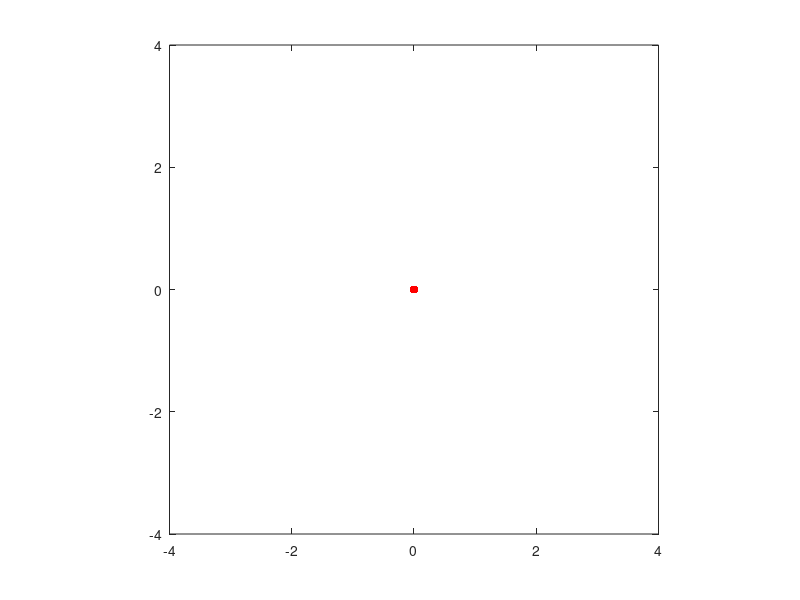

MATLAB code for this plot: (Note: this script raises an error after producing the figure.)
% Define your matrix here.
A = [ -1 1;-2 -1 ];

clf

% This tries to make sensible choices for the initial conditions, based on
% the stability
lam = eig(A);
tmax = 10;
numtheta = 20;
alpha = max(real(lam));
plot(0,0,'r.','markersize',18)

if abs(alpha) < 1e-12
    R = 0.75:.5:3.25;
    theta = 0.123 + zeros(size(R));
elseif alpha > 0
    theta = 0.123 + 2*pi*(0:15-1)/15;
    R = 1.5 + 0.4*sin(theta);
else 
    theta = 0.123 + 2*pi*(0:15-1)/15;
    R = 3.2 + 0.2*sin(theta);
end
    
% Plot the trajectories
hold on
axis([-4 4 -4 4]), axis square

colr = get(gca,'colororder');
t = linspace(-tmax,tmax,501);
x = zeros(2,length(t));
for i = 1:length(theta)
    x0 = R(i)*[ cos(theta(i)); sin(theta(i)) ];
    for k = 1:length(t)
        x(:,k) = expm(A*t(k))*x0;
    end
    arrow3(x(:,250)',x(:,251)','k',.5,1)
    plot(x(1,:),x(2,:),'linew',1,'color',colr(1,:))
end

% Pretty it up
title(['eigenvalues ',num2str(lam(1)),',',num2str(lam(2))])
xlabel('x_1')
ylabel('x_2')
